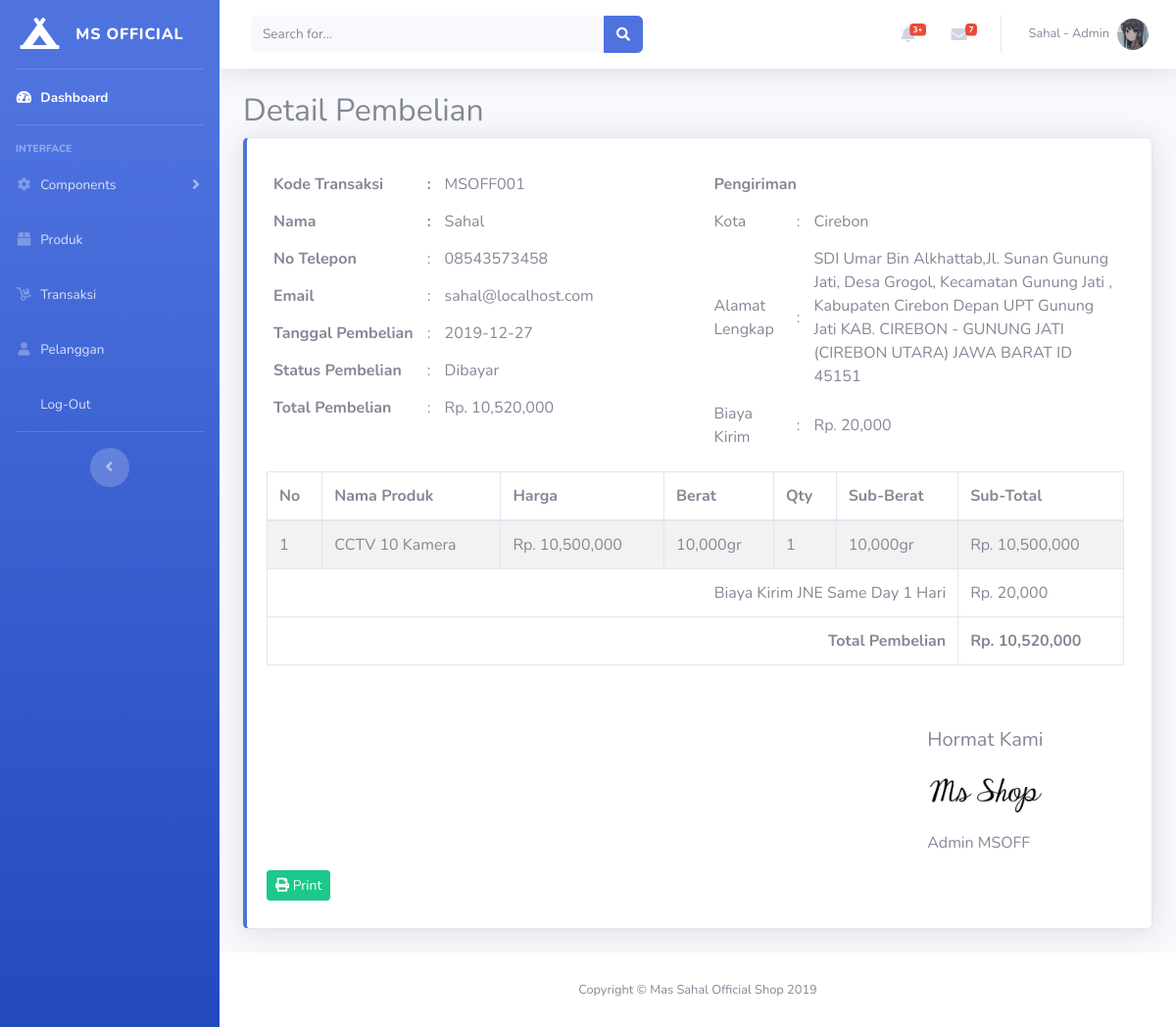
The app's page /admin/index.php?halaman=detail_pembelian&id=1 (signed in) with its own data.
### tables this page shows
CREATE TABLE `pembelian` (
  `id_pembelian` int(11) NOT NULL,
  `id_pelanggan` int(11) NOT NULL,
  `id_ongkir` int(11) NOT NULL,
  `tanggal_pembelian` date NOT NULL,
  `total_pembelian` int(11) NOT NULL,
  `nama_kota` varchar(100) NOT NULL,
  `alamat_pengiriman` text NOT NULL,
  `kurir` varchar(100) NOT NULL,
  `tarif` int(11) NOT NULL,
  `status_pembelian` varchar(10) NOT NULL DEFAULT 'Pending'
);

CREATE TABLE `pelanggan` (
  `id_pelanggan` int(11) NOT NULL,
  `email_pelanggan` varchar(100) NOT NULL,
  `password_pelanggan` varchar(100) NOT NULL,
  `nama_pelanggan` varchar(100) NOT NULL,
  `telepon_pelanggan` varchar(25) NOT NULL
);

CREATE TABLE `pembelian_produk` (
  `id_pembelian_produk` int(11) NOT NULL,
  `id_pembelian` int(11) NOT NULL,
  `id_produk` int(11) NOT NULL,
  `jumlah` int(11) NOT NULL,
  `nama` varchar(100) NOT NULL,
  `harga` int(11) NOT NULL,
  `berat` int(11) NOT NULL,
  `subberat` int(11) NOT NULL,
  `subharga` int(11) NOT NULL
);

### admin/page/detail_pembelian.php (the view)
<h2>Detail Pembelian</h2>
<div class="row">
    <div class="col-12 mb-4">
        <div class="card border-left-primary shadow h-100 py-2">
            <div class="card-body">
                <div class="row no-gutters align-items-center">
                    <div class="col mr-2">
                        <?php
                        $ambil = $koneksi->query("SELECT * FROM pembelian JOIN pelanggan ON pembelian.id_pelanggan=pelanggan.id_pelanggan WHERE pembelian.id_pembelian='$_GET[id]'");
                        $detail = $ambil->fetch_assoc();
                        ?>
                        <div class="row">
                            <div class="col-6">
                                <table cellpadding="7">
                                    <tr>
                                        <th>Kode Transaksi</th>
                                        <th>:</th>
                                        <td>MSOFF00<?php echo $detail['id_pembelian']; ?></td>
                                    </tr>
                                    <tr>
                                        <th>Nama</th>
                                        <th>:</th>
                                        <td><?php echo $detail['nama_pelanggan']; ?></td>
                                    </tr>
                                    <tr>
                                        <th>No Telepon</th>
                                        <td>:</td>
                                        <td><?php echo $detail['telepon_pelanggan']; ?></td>
                                    </tr>
                                    <tr>
                                        <th>Email</th>
                                        <td>:</td>
                                        <td><?php echo $detail['email_pelanggan']; ?></td>
                                    </tr>
                                    <tr>
                                        <th>Tanggal Pembelian</th>
                                        <td>:</td>
                                        <td><?php echo $detail['tanggal_pembelian']; ?></td>
                                    </tr>
                                    <tr>
                                        <th>Status Pembelian</th>
                                        <td>:</td>
                                        <td><?php echo $detail['status_pembelian']; ?></td>
                                    </tr>
                                    <tr>
                                        <th>Total Pembelian</th>
                                        <td>:</td>
                                        <td>Rp. <?php echo number_format($detail['total_pembelian']); ?></td>
                                    </tr>
                                </table>
                            </div>
                            <div class="col-6">
                                <table cellpadding="7">
                                    <tr>
                                        <th colspan="3">Pengiriman</th>
                                    </tr>
                                    <tr>
                                        <td>Kota</td>
                                        <td>:</td>
                                        <td><?php echo $detail['nama_kota']; ?></td>
                                    </tr>
                                    <tr>
                                        <td>Alamat Lengkap</td>
                                        <td>:</td>
                                        <td><?php echo $detail['alamat_pengiriman']; ?></td>
                                    </tr>
                                    <tr>
                                        <td>Biaya Kirim</td>
                                        <td>:</td>
                                        <td>Rp. <?php echo number_format($detail['tarif']); ?></td>
                                    </tr>
                                </table>
                            </div>
                        </div>
                        <table class="table table-bordered table-hover table-striped mt-3">
                            <thead>
                                <tr>
                                    <th>No</th>
                                    <th>Nama Produk</th>
                                    <th>Harga</th>
                                    <th>Berat</th>
                                    <th>Qty</th>
                                    <th>Sub-Berat</th>
                                    <th>Sub-Total</th>
                                </tr>
                            </thead>
                            <tbody>
                                <?php
                                $i = 0;
                                $total_pembelian = 0;
                                $ambil = $koneksi->query("SELECT * FROM pembelian_produk WHERE id_pembelian='$_GET[id];'");
                                while ($data = $ambil->fetch_assoc()) {
                                ?>
                                    <tr>
                                        <td><?= $i = $i + 1; ?></td>
                                        <td><?= $data['nama']; ?></td>
                                        <td>Rp. <?= number_format($data['harga']); ?></td>
                                        <td><?= number_format($data['berat']); ?>gr</td>
                                        <td><?= $data['jumlah']; ?> </td>
                                        <td><?= number_format($data['subberat']); ?>gr</td>
                                        <td>Rp. <?= number_format($data['subharga']); ?></td>
                                    </tr>
                                    <?php $total_pembelian += $data['subharga']; ?>
                                <?php } ?>
                            </tbody>
                            <tfoot>
                                <tr>
                                    <td colspan="6" align="right">Biaya Kirim <?php echo $detail['kurir']; ?></td>
                                    <td>Rp. <?php echo number_format($detail['tarif']); ?></td>
                                </tr>
                                <tr>
                                    <td colspan="6" align="right"><b>Total Pembelian</b></td>
                                    <td><b>Rp. <?= number_format($total_pembelian + $detail['tarif']); ?></b></td>
                                </tr>
                            </tfoot>
                        </table>
                        <div class="row mt-5">
                            <div class="col-3"></div>
                            <div class="col-3"></div>
                            <div class="col-3"></div>
                            <div class="col-3 mt-3">
                                <h5>Hormat Kami</h5>
                                <img src="img/ttd.png" alt="Ms shop" width="120px" class="my-3">
                                <p>Admin MSOFF</p>
                            </div>
                        </div>
                        <a href="page/print_pembelian.php?id=<?php echo $_GET['id']; ?>" target="_blank" class="btn btn-sm btn-success"><i class="fa fa-print"></i> Print</a>
                    </div>
                </div>
            </div>
        </div>
    </div>
</div>

### records on screen
pembelian: id_pembelian "1", id_pelanggan.nama_pelanggan "Sahal", id_pelanggan.telepon_pelanggan "08543573458", id_pelanggan.email_pelanggan "sahal@localhost.com", tanggal_pembelian "2019-12-27", status_pembelian "Dibayar", total_pembelian "10,520,000", nama_kota "Cirebon", alamat_pengiriman "SDI Umar Bin Alkhattab,Jl. Sunan Gunung Jati, Desa Grogol, Kecamatan Gunung Jati , Kabupaten Cirebon Depan UPT Gunung Jati KAB. CIREBON - GUNUNG JATI (CIREBON UTARA) JAWA BARAT ID 45151", tarif "20,000", kurir "JNE Same Day 1 Hari", $total_pembelian + $detail['tarif'] "10,520,000"
pembelian_produk: nama "CCTV 10 Kamera", harga "10,500,000", berat "10,000", jumlah "1", subberat "10,000", subharga "10,500,000"
